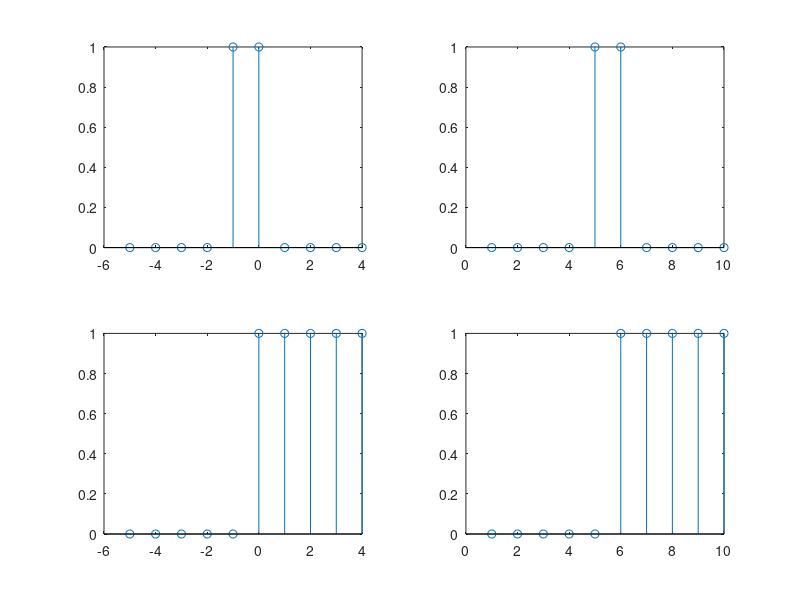

Reproduce this figure in MATLAB.
% Nicholas Kawwas (40124338)
% ELEC 342 UK-X Lab 1 - Question 2
 
clc;
clear all;
close all;
 
x1 = -5:4;
x2 = 1:10;
 
n = 5;
 
v1 = zeros(1,10);
v1(n:n+1) = 1
 
v2 = zeros (1,n);
v2(n+1:10) = 1
 
subplot(2, 2, 1)
stem(x1, v1)
 
hold on 
 
subplot(2, 2, 2)
stem(x2, v1)
 
subplot(2, 2, 3)
stem(x1, v2)
 
subplot(2, 2, 4)
stem(x2, v2)
 
hold off
